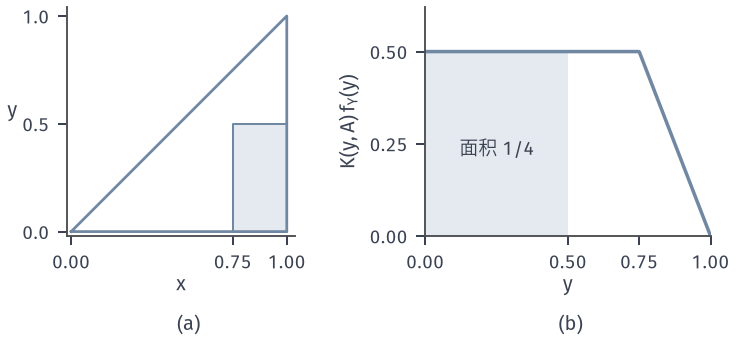

Write Python code to recreate this figure.
"""Triangle model: P(X>=3/4, Y<=1/2) = int_0^{1/2} K(y,[3/4,1]) f_Y(y) dy = 1/4.
(a) rectangle in the triangle; (b) integrand K(y,A)f_Y(y) = 1/2 (y<=3/4), 2(1-y) (y>3/4)."""
from pathlib import Path
import sys, math
sys.path.insert(0, str(Path(__file__).resolve().parents[1]/"cdis-common"))
from common import *
HERE = Path(__file__).resolve().parent
fig, (a, b) = figure(width_mm=104, height_mm=48, ncols=2)
a.plot([0, 1, 1, 0], [0, 0, 1, 0], color=BLUE, lw=1.1)
a.fill([0.75, 1, 1, 0.75], [0, 0, 0.5, 0.5], color=BLUE_FILL, lw=0)
a.plot([0.75, 1, 1, 0.75, 0.75], [0, 0, 0.5, 0.5, 0], color=BLUE, lw=0.8)
a.set_aspect('equal'); a.set_xlim(-0.02, 1.04); a.set_ylim(-0.02, 1.04)
a.set_xticks([0, 0.75, 1]); a.set_yticks([0, 0.5, 1]); a.set_xlabel('$x$', labelpad=1); a.set_ylabel('$y$', rotation=0)
y = np.linspace(0, 0.999, 600)
g = tri_kernel(y, 0.75, 1)*2*(1 - y)
yy = np.linspace(0, 0.5, 100)
b.fill_between(yy, 0, tri_kernel(yy, 0.75, 1)*2*(1 - yy), color=BLUE_FILL, lw=0)
b.plot(y, g, color=BLUE, lw=1.4)
b.text(0.12, 0.22, '面积 1/4', fontsize=7.5)
b.set_xlim(0, 1); b.set_ylim(0, 0.62); b.set_xticks([0, 0.5, 0.75, 1]); b.set_yticks([0, 0.25, 0.5])
b.set_xlabel('$y$', labelpad=1); b.set_ylabel('$K(y,A)\\,f_Y(y)$')

area = float(np.trapezoid(tri_kernel(yy, 0.75, 1)*2*(1 - yy), yy))
tags(fig, (a, b,), ('(a)', '(b)',))
save(fig, HERE, 'figure', {'A': '[3/4,1]', 'B': '[0,1/2]', 'area_numeric': area, 'exact': 0.25})
